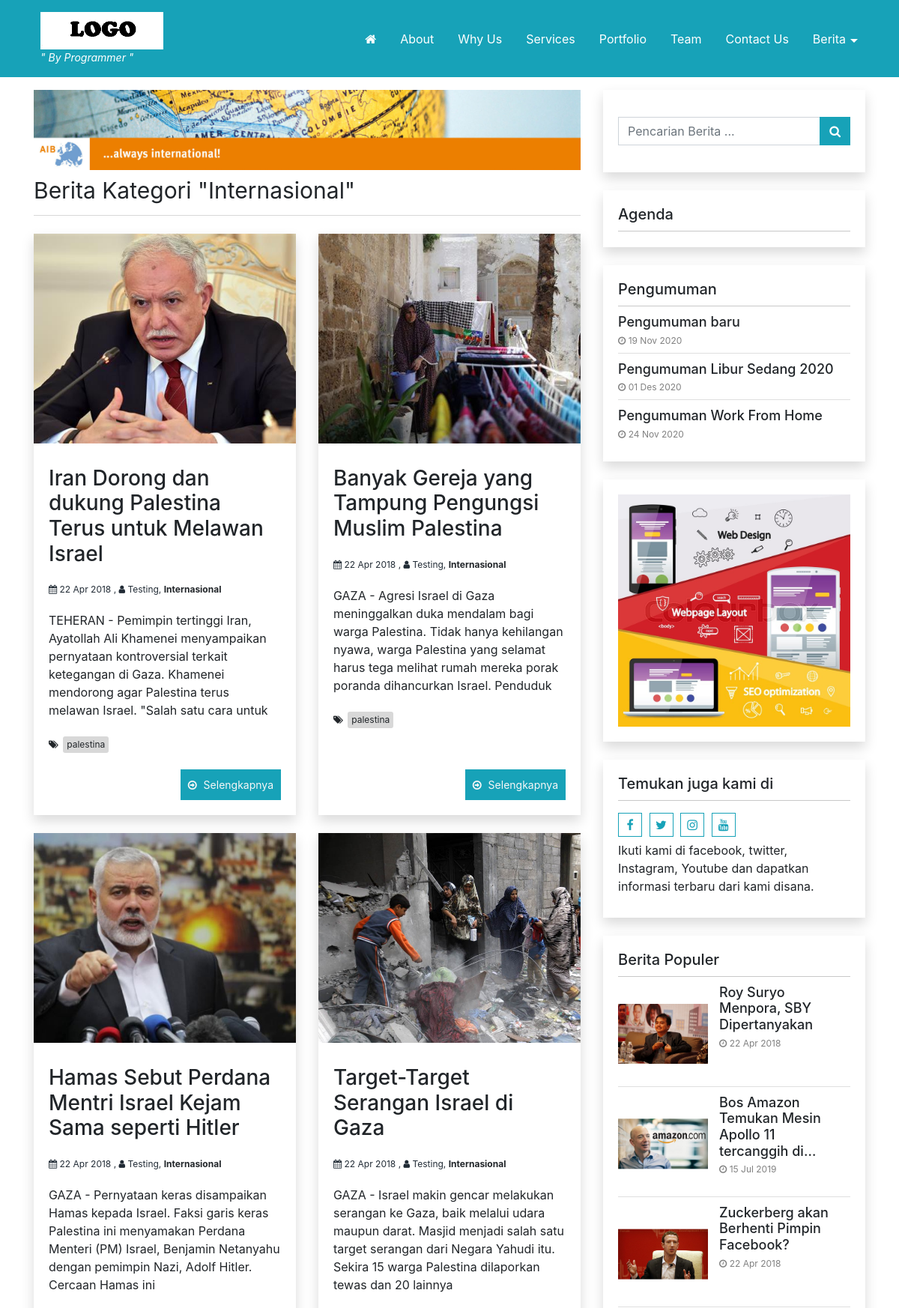
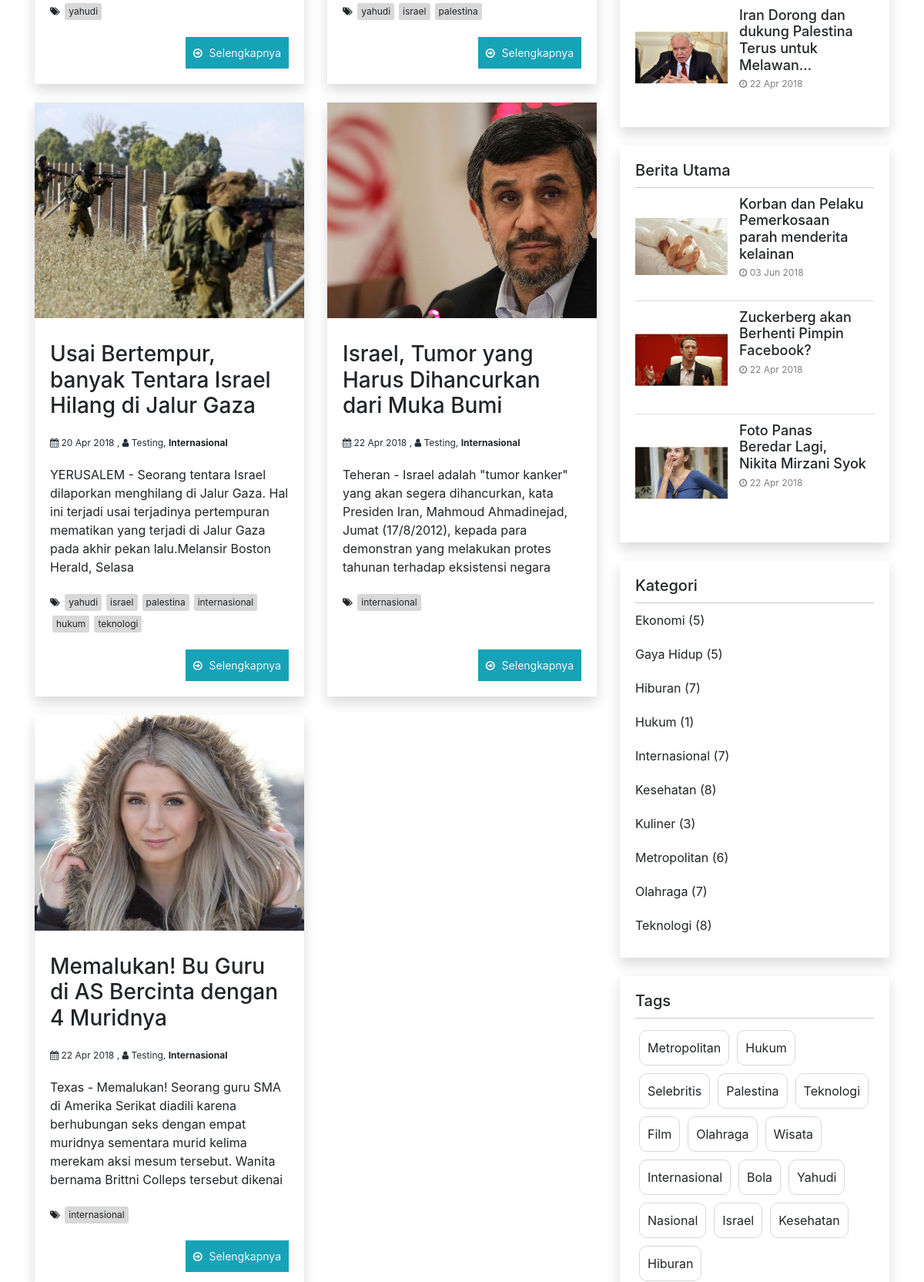
Screenshot of /kategori/detail/internasional (upper part) with the database file from the repository (2 pictures, top to bottom).
### tables this page shows
CREATE TABLE `logo` (
  `id_logo` int(5) NOT NULL,
  `gambar` varchar(100) NOT NULL
);

CREATE TABLE `tbl_nicepage` (
  `id` int(5) NOT NULL,
  `key` varchar(255) DEFAULT NULL,
  `value` text
);

CREATE TABLE `kategori` (
  `id_kategori` int(5) NOT NULL,
  `nama_kategori` varchar(50) NOT NULL,
  `username` varchar(50) NOT NULL,
  `kategori_seo` varchar(100) NOT NULL,
  `aktif` enum('Y','N') NOT NULL DEFAULT 'Y',
  `sidebar` int(10) NOT NULL,
  `gambar_utama` text NOT NULL
);

CREATE TABLE `berita` (
  `id_berita` int(5) NOT NULL,
  `id_kategori` int(5) NOT NULL,
  `username` varchar(30) NOT NULL,
  `judul` varchar(100) NOT NULL,
  `sub_judul` varchar(255) NOT NULL,
  `youtube` varchar(100) NOT NULL,
  `judul_seo` text NOT NULL,
  `headline` enum('Y','N') NOT NULL DEFAULT 'Y',
  `aktif` enum('Y','N') NOT NULL DEFAULT 'N',
  `utama` enum('Y','N') NOT NULL DEFAULT 'Y',
  `isi_berita` longtext NOT NULL,
  `keterangan_gambar` text NOT NULL,
  `hari` varchar(20) NOT NULL,
  `tanggal` date NOT NULL,
  `jam` time NOT NULL,
  `gambar` varchar(100) NOT NULL,
  `dibaca` int(5) NOT NULL DEFAULT '1',
  `tag` varchar(100) NOT NULL,
  `status` enum('Y','N') NOT NULL DEFAULT 'Y'
);

CREATE TABLE `users` (
  `username` varchar(50) NOT NULL,
  `password` varchar(255) NOT NULL,
  `nama_lengkap` varchar(100) NOT NULL,
  `email` varchar(100) NOT NULL,
  `no_telp` varchar(20) NOT NULL,
  `foto` varchar(100) NOT NULL,
  `level` varchar(20) NOT NULL DEFAULT 'user',
  `blokir` enum('Y','N') NOT NULL DEFAULT 'N',
  `id_session` varchar(255) NOT NULL
);

CREATE TABLE `tbl_nicepage_pengumuman` (
  `username` varchar(50) DEFAULT NULL,
  `id_pengumuman` int(5) NOT NULL,
  `judul_seo` varchar(255) DEFAULT NULL,
  `judul` varchar(255) DEFAULT NULL,
  `gambar` varchar(255) DEFAULT NULL,
  `deskripsi` text,
  `dibaca` int(10) DEFAULT NULL,
  `tanggal` date DEFAULT NULL
);

CREATE TABLE `pasangiklan` (
  `id_pasangiklan` int(5) NOT NULL,
  `judul` varchar(100) NOT NULL,
  `username` varchar(50) NOT NULL,
  `url` varchar(100) NOT NULL,
  `source` text NOT NULL,
  `gambar` varchar(100) NOT NULL,
  `tgl_posting` date NOT NULL
);

CREATE TABLE `identitas` (
  `id_identitas` int(5) NOT NULL,
  `nama_website` varchar(100) NOT NULL,
  `email` varchar(100) NOT NULL,
  `url` varchar(100) NOT NULL,
  `facebook` text NOT NULL,
  `rekening` varchar(100) NOT NULL,
  `no_telp` varchar(20) NOT NULL,
  `meta_deskripsi` varchar(250) NOT NULL,
  `meta_keyword` varchar(250) NOT NULL,
  `favicon` varchar(50) NOT NULL,
  `maps` text NOT NULL
);

CREATE TABLE `tag` (
  `id_tag` int(5) NOT NULL,
  `nama_tag` varchar(100) NOT NULL,
  `username` varchar(50) NOT NULL,
  `tag_seo` varchar(100) NOT NULL,
  `count` int(5) NOT NULL
);

### application/views/nicepage/detailkategori.php (the view, shortened to what the rows shown need)
<?php
$base_path = FCPATH;
?>
<div class="post-head mb-4">
	Berita Kategori "<?php echo "$rows[nama_kategori]"; ?>"
</div>
		<div class="row">
			<?php
			  foreach ($beritakategori->result_array() as $r) {
				  $isi_berita =(strip_tags($r['isi_berita']));
				  $isi = substr($isi_berita,0,220);
				  $isi = substr($isi_berita,0,strrpos($isi," "));
				  $judul = $r['judul'];
				  $img_src = base_url()."asset/foto_berita/no-image.jpg";
				  if ($r['gambar'] !== '' &&  file_exists( $base_path ."asset/foto_berita/".($r['gambar']) ) ){
						$img_src = base_url()."asset/foto_berita/". $r['gambar'];
				  }
				  ?>
				  <div class="col-md-6 mb-4">
					  <div class="blog card shadow h-100">
						<div class="image-container"
								style="
									background:url('<?php echo $img_src;?>');
									background-position:center;
									background-size:cover;
									background-repeat:no-repeat
								">
						</div>
						<div class="card-body">
							<a href="<?php echo base_url().$r['judul_seo'];?>">
								<h3 class="card-title"><?php echo $judul;?></h3>
							</a>
							<div class="post-meta">
								<i class="fa fa-calendar"></i> <?php echo tgl_indo($r['tanggal']); ?> ,
								<i class="fa fa-user"></i> <?php echo "$r[nama_lengkap]"; ?>,
								<a href="<?php echo base_url()."kategori/detail/$r[kategori_seo]"; ?>">
									<b><?php echo "$r[nama_kategori]"; ?></b>
								</a>
							</div>
							<div class="card-text">
								<?php echo $isi;  ?>
							</div>
							<?php
							if( !empty($r['tag'])) {
								$tags = explode(",",$r['tag']);
							?>
								<div class="tags">
								<i class="fa fa-tags"></i>
									<?php
										$hitung = count($tags);
										for ($x=0; $x<=$hitung-1; $x++) {
											if ($tags[$x] != ''){
												echo "<a href='".base_url()."tag/detail/$tags[$x]'>$tags[$x]</a>";
											}
										}
									?>
								</div>
							<?php } ?>
							<a href="<?php echo base_url().$r['judul_seo'];?>" class="read-more">
								Selengkapnya
							</a>
						</div>
					</div>
				</div>
				<?php
			  }
			?>
		</div>

### application/views/nicepage/partials/header.php (shortened to what the rows shown need)
<nav class="main-menu-container navbar navbar-dark fixed-top  py-2 py-lg-3">
	<div class="container ml-5 pl-4 ml-lg-auto pl-lg-auto">
		<?php
			$base_path = FCPATH;
			$id_website = $this->model_utama->view('identitas')->row_array();
			$logo_website = $this->model_utama->view('logo')->row_array();
		?>
		<a class="navbar-brand float-left" href="<?php echo base_url();?>">
			<?php
				if ( $logo_website['gambar'] !== '' &&  file_exists( $base_path ."asset/logo/".$logo_website['gambar'] ) ){
					$img_src = base_url() ."asset/logo/".$logo_website['gambar'] ;
					?>
						<div class="logo-header">
							<img  src="<?php echo $img_src ;?>" alt="<?php echo $id_website['nama_website']; ?>">
						</div>
					<?php
				} else {
					?>
					<?php echo $id_website['nama_website']; ?>
					<?php
				}
			?>
			<?php
			if( isset($tagline['header']) && isset($tagline['text'])) {
				if(!empty($tagline['text'] && $tagline['header'] ==  '1') ){
					?>
					<div class="tagline-header d-lg-block d-none">" <?php echo $tagline['text'];?> "</div>
					<?php
				}
			}?>
		</a>
	</div>
</nav>

### application/views/nicepage/front-main.php (shortened to what the rows shown need)
<div class="container mt-md-120 mt-120">
		<div class="row">
            <div class="col-lg-8">
                <?php
                if ($this->uri->segment(1)=='kategori'){
                    $bb = $this->db->query("SELECT * FROM kategori where kategori_seo='".cetak($this->uri->segment(3))."'")->row_array();
                    if ($bb['gambar_utama'] != ''){
                        if(preg_match("/swf\z/i", $string)) {
                            echo "<embed width='100%' src='".base_url()."asset/foto_berita/$bb[gambar_utama]' quality='high' type='application/x-shockwave-flash'>";
                        } else {
                            echo "<a href='#' target='_blank'><img style='margin-bottom:5px' width='100%' src='".base_url()."asset/foto_berita/$bb[gambar_utama]' alt='$bb[nama_kategori]' /></a>";
                        }
                    }
                }
                ?>
                <?php echo $contents; ?>
            </div>
            <div class="col-lg-4">
                <?php include "partials/sidebar.php"; ?>
            </div>
    </div>
</div>

### application/views/nicepage/partials/sidebar.php
<div class="sidebar">
<?php
$get_setting_sidebar    = $this->model_utama->view_where('tbl_nicepage',array('key' => 'setting_sidebar'))->row_array();
$sidebar = array();
if(isset($get_setting_sidebar['value'])) {
	if(!empty($get_setting_sidebar['value'])){
		$setting_sidebar = json_decode($get_setting_sidebar['value'],true);
		if(!empty($setting_sidebar)) {
			$number = 0;
			foreach($setting_sidebar as $i => $widget_id){
				$id = key($widget_id);
				$sidebar[$number]['widget_id'] = $id;
				$sidebar[$number]['widget_setting'] = $widget_id[$id];
				$number++;
			}
		}
	}
}
foreach($sidebar as $i => $item) {
	$file_sidebar = VIEWPATH . template().'/widgets/' . $item['widget_id'] . '.php';
	if( file_exists($file_sidebar)) {
		$widget_setting = $item['widget_setting'];
		include $file_sidebar;
	}
}
?>
</div>

### application/views/nicepage/widgets/widget_pengumuman.php (shortened to what the rows shown need)
<div class="widget card mb-4 widget-pengumuman ">
		<?php
			$jumlah_pengumuman = 0;
			if( isset($widget_setting['judul']) ) {
				if( !empty(trim($widget_setting['judul']))) {
					?>
					<h5 class="card-header">
						<?php echo $widget_setting['judul'];?>
					</h5>
					<?php
				}
			}
			if( isset($widget_setting['jumlah']) ) {
				$jumlah_pengumuman = (int) $widget_setting['jumlah'];
			}
			$tampilkan_gambar =  1;
			if( isset($widget_setting['tampilkan_gambar']) ) {
				$tampilkan_gambar = (int) $widget_setting['tampilkan_gambar'];
			}
		?>
	<div class="card-body">
		<ul>
			<?php
				$pengumuman = $this->db->query("
					SELECT
						*
					FROM
						tbl_nicepage_pengumuman
					ORDER BY
						id_pengumuman DESC
					LIMIT 0,".$jumlah_pengumuman
				)->result_array();
				foreach ($pengumuman as $item) {
					?>
					<li class="list-post">
						<div class="post-content"
							<?php if($tampilkan_gambar == 0) { ?>
								style="min-height: auto;padding: 0;"
							<?php } ?>
							>
							<a href="<?php echo base_url('pengumuman/detail/'.$item['judul_seo']);?>" >
								<h5 class="post-header">
									<?php echo $item['judul'];?>
								</h5>
							</a>
								<div class="post-meta">
									<i class="fa fa-clock-o"></i> <?php echo tgl_indo($item['tanggal']);?>
								</div>
						</div>
					</li>
					<?php
				}
			?>
		</ul>
    </div>
</div>

### application/views/nicepage/widgets/widget_iklan_sidebar.php (shortened to what the rows shown need)
<div class="widget card mb-4 widget-iklan-sidebar">
			<?php
	$iklan_sidebar = 0;
	if( isset($widget_setting['iklan_sidebar']) ) {
		$iklan_sidebar = (int) $widget_setting['iklan_sidebar'];
	}
?>
<?php
  	$pasang_iklan_sidebar = $this->db->query("SELECT * FROM pasangiklan WHERE id_pasangiklan ='". $iklan_sidebar."'");
	foreach ($pasang_iklan_sidebar->result_array() as $iklan){
		if ($iklan['gambar'] != ''){
			?>
			<a href="<?php echo $iklan['url'];?>"
				target='_blank'>
				<img style='width:100%'
					src="<?php echo base_url()."asset/foto_pasangiklan/".$iklan['gambar'];?>"
					alt="<?php echo $iklan['judul'];?>" />
			</a>
			<?php
		}
	 }
?>
</div>

### application/views/nicepage/widgets/widget_social.php
<div class="widget card mb-4 widget-social">
	<?php
		if( isset($widget_setting['judul']) ) {
			if( !empty(trim($widget_setting['judul']))) {
				?>
				<h5 class="card-header">
					<?php echo $widget_setting['judul'];?>
				</h5>
				<?php
			}
		}
	?>
	<div class="social-bar">
		<?php
			$sosmed = $this->model_utama->view('identitas')->row_array();
			$pecahd = explode(",", $sosmed['facebook']);
		?>
		<a target="_BLANK" href="<?php echo $pecahd[0]; ?>" class="social-icon"><i class="fa fa-facebook" aria-hidden="true"></i></a>
		<a target="_BLANK" href="<?php echo $pecahd[1]; ?>" class="social-icon"><i class="fa fa-twitter" aria-hidden="true"></i></a>
		<a target="_BLANK" href="<?php echo $pecahd[2]; ?>" class="social-icon"><i class="fa fa-instagram" aria-hidden="true"></i></a>
		<a target="_BLANK" href="<?php echo $pecahd[3]; ?>" class="social-icon"><i class="fa fa-youtube" aria-hidden="true"></i></a>
		<?php
			if( isset($widget_setting['teks']) ) {
				if( !empty(trim($widget_setting['teks']))) {
					?>
					<div class="social-text"><?php echo $widget_setting['teks'];?></div>
					<?php
				}
			}
		?>
	</div>
</div>

### application/views/nicepage/widgets/widget_berita_populer.php (shortened to what the rows shown need)
<div class="widget card mb-4 posts-widget">
	<?php
		$jumlah_berita = 0;
		if( isset($widget_setting['judul']) ) {
			if( !empty(trim($widget_setting['judul']))) {
				?>
				<h5 class="card-header">
					<?php echo $widget_setting['judul'];?>
				</h5>
				<?php
			}
		}
		if( isset($widget_setting['jumlah']) ) {
			$jumlah_berita = (int) $widget_setting['jumlah'];
		}
	?>
	<div class="card-body">
		<ul>
			<?php
				$populer = $this->model_utama->view_join_two(
					'berita',
					'users',
					'kategori',
					'username',
					'id_kategori',
					array('berita.status' => 'Y'),
					'dibaca','DESC',0, $jumlah_berita
				);
				foreach ($populer->result_array() as $berita) {
				$img_src= base_url().'asset/foto_berita/small_no-image.jpg';
				if ($berita['gambar'] !==''){
					$img_src =base_url().'asset/foto_berita/'.$berita['gambar'];
				}
				$img_size = getimagesize($img_src);
				$class_image= ($img_size[0] > $img_size[1]) ? 'landscape':'portrait';
				?>
					<li class="list-post">
						<a href="<?php echo base_url().$berita['judul_seo'];?>">
							<div class="post-img-container">
								<div class="thumbnail">
									<div class="center">
										<img class="<?php echo $class_image;?>" src="<?php echo $img_src;?>" title="image" />
									</div>
								</div>
							</div>
						</a>
						<div class="post-content">
							<a href="<?php echo base_url().$berita['judul_seo'];?>" >
								<h5 class="post-header">
									<?php echo word_limiter( strip_tags($berita['judul']),8);?>
								</h5>
							</a>
							<div class="post-meta">
								<i class="fa fa-clock-o"></i> <?php echo tgl_indo($berita['tanggal']);?>
							</div>
						</div>
					</li>
					<?php
				}
			?>
		</ul>
	</div>
</div>

### application/views/nicepage/widgets/widget_berita_pilihan.php (shortened to what the rows shown need)
<div class="widget card mb-4 posts-widget">
		<?php
			$jumlah_berita = 0;
			if( isset($widget_setting['judul']) ) {
				if( !empty(trim($widget_setting['judul']))) {
					?>
					<h5 class="card-header">
						<?php echo $widget_setting['judul'];?>
					</h5>
					<?php
				}
			}
			$filter_berita = array();
			if( isset($widget_setting['group']) ) {
				$group_berita =  $widget_setting['group'];
				if(!empty(trim($group_berita))) {
					switch ($group_berita) {
						case 'utama':
							$filter_berita = array('berita.utama' => 'Y');
							break;
					}
				}
			}
			if( isset($widget_setting['jumlah']) ) {
				$jumlah_berita = (int) $widget_setting['jumlah'];
			}
		?>
	<div class="card-body">
		<ul>
				<?php
					$filter_berita = array_merge($filter_berita,array(
						'berita.status' => 'Y'
					));
					$berita_pilihan = $this->model_utama->view_join_two(
							'berita',
							'users',
							'kategori',
							'username',
							'id_kategori',
							$filter_berita,
							'tanggal','DESC',0,$jumlah_berita);
					foreach ($berita_pilihan->result_array() as $i => $berita) {
					$img_src= base_url().'asset/foto_berita/small_no-image.jpg';
					if ($berita['gambar'] !==''){
						$img_src =base_url().'asset/foto_berita/'.$berita['gambar'];
					}
					$img_size = getimagesize($img_src);
					$class_image= ($img_size[0] > $img_size[1]) ? 'landscape':'portrait';
					?>
					<li class="list-post">
							<a href="<?php echo base_url().$berita['judul_seo'];?>">
								<div class="post-img-container">
									<div class="thumbnail">
										<div class="center">
											<img class="<?php echo $class_image;?>" src="<?php echo $img_src;?>" title="image" />
										</div>
									</div>
								</div>
							</a>
							<div class="post-content">
								<a href="<?php echo base_url().$berita['judul_seo'];?>" >
									<h5 class="post-header">
										<?php echo word_limiter( strip_tags($berita['judul']),8);?>
									</h5>
								</a>
								<div class="post-meta">
									<i class="fa fa-clock-o"></i> <?php echo tgl_indo($berita['tanggal']);?>
								</div>
							</div>
					</li>
					<?php
					}
				?>
		</ul>
	</div>
</div>

### application/views/nicepage/widgets/widget_berita_tag.php
<div class="widget widget-tagcloud card mb-4">
		<?php
			if( isset($widget_setting['judul']) ) {
				if( !empty(trim($widget_setting['judul']))) {
					?>
					<h5 class="card-header">
						<?php echo $widget_setting['judul'];?>
					</h5>
					<?php
				}
			}
		?>
  <div class="tagcloud">
  	<?php
		$tag = $this->model_utama->view_ordering_limit('tag','id_tag','RANDOM',0,50);
  		foreach ($tag->result_array() as $row) {
			?>
			<a href="<?php echo base_url()."tag/detail/".$row['tag_seo'];?>">
				<?php echo $row['nama_tag'];?>
			</a>
			<?php
		}
	?></div>
</div>

### rows the page displays
logo: gambar (picture)
tbl_nicepage: value "By Programmer"
kategori: gambar_utama (picture), nama_kategori "Internasional"
berita: gambar (picture), judul "Iran Dorong dan dukung Palestina Terus untuk Melawan Israel", tanggal "22 Apr 2018", users.nama_lengkap "Testing", id_kategori.nama_kategori "Internasional", isi_berita "TEHERAN - Pemimpin tertinggi Iran, Ayatollah Ali Khamenei menyampaikan pernyataan kontroversial terkait ketegangan di Gaza. Khamenei mendorong agar Palestina terus melawan Israel. \"Salah satu cara untuk", tag "palestina", judul "Iran Dorong dan dukung Palestina Terus untuk Melawan…"
berita: gambar (picture), judul "Banyak Gereja yang Tampung Pengungsi Muslim Palestina", tanggal "22 Apr 2018", users.nama_lengkap "Testing", id_kategori.nama_kategori "Internasional", isi_berita "GAZA - Agresi Israel di Gaza meninggalkan duka mendalam bagi warga Palestina. Tidak hanya kehilangan nyawa, warga Palestina yang selamat harus tega melihat rumah mereka porak poranda dihancurkan Israel. Penduduk", tag "palestina"
berita: gambar (picture), judul "Hamas Sebut Perdana Mentri Israel Kejam Sama seperti Hitler", tanggal "22 Apr 2018", users.nama_lengkap "Testing", id_kategori.nama_kategori "Internasional", isi_berita "GAZA - Pernyataan keras disampaikan Hamas kepada Israel. Faksi garis keras Palestina ini menyamakan Perdana Menteri (PM) Israel, Benjamin Netanyahu dengan pemimpin Nazi, Adolf Hitler. Cercaan Hamas ini", tag "yahudi"
berita: gambar (picture), judul "Target-Target Serangan Israel di Gaza", tanggal "22 Apr 2018", users.nama_lengkap "Testing", id_kategori.nama_kategori "Internasional", isi_berita "GAZA - Israel makin gencar melakukan serangan ke Gaza, baik melalui udara maupun darat. Masjid menjadi salah satu target serangan dari Negara Yahudi itu. Sekira 15 warga Palestina dilaporkan tewas dan 20 lainnya", tag "yahudi", tag "israel", tag "palestina"
berita: gambar (picture), judul "Usai Bertempur, banyak Tentara Israel Hilang di Jalur Gaza", tanggal "20 Apr 2018", users.nama_lengkap "Testing", id_kategori.nama_kategori "Internasional", isi_berita "YERUSALEM - Seorang tentara Israel dilaporkan menghilang di Jalur Gaza. Hal ini terjadi usai terjadinya pertempuran mematikan yang terjadi di Jalur Gaza pada akhir pekan lalu.Melansir Boston Herald, Selasa", tag "yahudi", tag "israel", tag "palestina", tag "internasional", tag "hukum", tag "teknologi"
berita: gambar (picture), judul "Israel, Tumor yang Harus Dihancurkan dari Muka Bumi", tanggal "22 Apr 2018", users.nama_lengkap "Testing", id_kategori.nama_kategori "Internasional", isi_berita "Teheran - Israel adalah \"tumor kanker\" yang akan segera dihancurkan, kata Presiden Iran, Mahmoud Ahmadinejad, Jumat (17/8/2012), kepada para demonstran yang melakukan protes tahunan terhadap eksistensi negara", tag "internasional"
berita: gambar (picture), judul "Memalukan! Bu Guru di AS Bercinta dengan 4 Muridnya", tanggal "22 Apr 2018", users.nama_lengkap "Testing", id_kategori.nama_kategori "Internasional", isi_berita "Texas - Memalukan! Seorang guru SMA di Amerika Serikat diadili karena berhubungan seks dengan empat muridnya sementara murid kelima merekam aksi mesum tersebut. Wanita bernama Brittni Colleps tersebut dikenai", tag "internasional"
tbl_nicepage_pengumuman: judul "Pengumuman baru", tanggal "19 Nov 2020"
tbl_nicepage_pengumuman: judul "Pengumuman Libur Sedang 2020", tanggal "01 Des 2020"
tbl_nicepage_pengumuman: judul "Pengumuman Work From Home", tanggal "24 Nov 2020"
pasangiklan: gambar (picture)
identitas: judul "Temukan juga kami di", teks "Ikuti kami di facebook, twitter, Instagram, Youtube dan dapatkan informasi terbaru dari kami disana."
berita: gambar (picture), judul "Roy Suryo Menpora, SBY Dipertanyakan", tanggal "22 Apr 2018"
berita: gambar (picture), judul "Bos Amazon Temukan Mesin Apollo 11 tercanggih di…", tanggal "15 Jul 2019"
berita: gambar (picture), judul "Zuckerberg akan Berhenti Pimpin Facebook?", tanggal "22 Apr 2018"
berita: gambar (picture), judul "Korban dan Pelaku Pemerkosaan parah menderita kelainan", tanggal "03 Jun 2018"
berita: gambar (picture), judul "Foto Panas Beredar Lagi, Nikita Mirzani Syok", tanggal "22 Apr 2018"
tag: nama_tag "Metropolitan"
tag: nama_tag "Hukum"
tag: nama_tag "Selebritis"
tag: nama_tag "Palestina"
tag: nama_tag "Teknologi"
tag: nama_tag "Film"
tag: nama_tag "Olahraga"
tag: nama_tag "Wisata"
tag: nama_tag "Internasional"
tag: nama_tag "Bola"
tag: nama_tag "Yahudi"
tag: nama_tag "Nasional"
tag: nama_tag "Israel"
tag: nama_tag "Kesehatan"
tag: nama_tag "Hiburan"

### other values shown
$widget_setting['judul'] "Agenda"
$widget_setting['judul'] "Pengumuman"
$widget_setting['judul'] "Berita Populer"
$widget_setting['judul'] "Berita Utama"
$widget_setting['judul'] "Kategori"
$item_kategori['nama_kategori'] "Ekonomi"
$item_kategori['jml_berita'] "5"
$item_kategori['nama_kategori'] "Gaya Hidup"
$item_kategori['nama_kategori'] "Hiburan"
$item_kategori['jml_berita'] "7"
$item_kategori['nama_kategori'] "Hukum"
$item_kategori['jml_berita'] "1"
$item_kategori['nama_kategori'] "Internasional"
$item_kategori['nama_kategori'] "Kesehatan"
$item_kategori['jml_berita'] "8"
